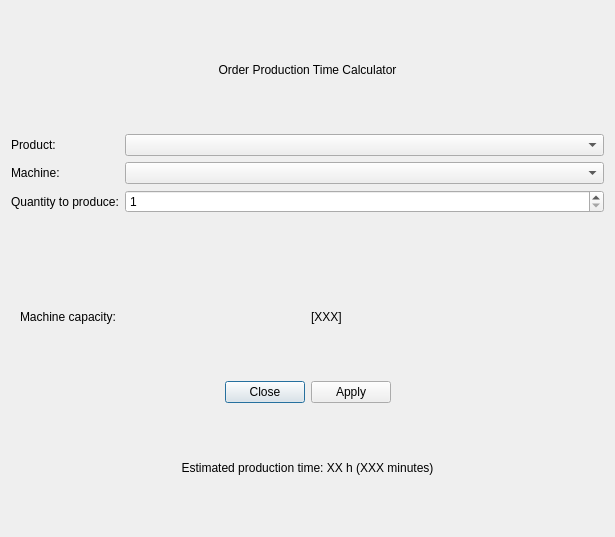
<?xml version="1.0" encoding="UTF-8"?>
<ui version="4.0">
 <class>OrderCalculator</class>
 <widget class="QDialog" name="OrderCalculator">
  <property name="geometry">
   <rect>
    <x>0</x>
    <y>0</y>
    <width>615</width>
    <height>537</height>
   </rect>
  </property>
  <property name="windowTitle">
   <string>Order Production Time Calculator</string>
  </property>
  <layout class="QVBoxLayout" name="verticalLayout">
   <item>
    <widget class="QLabel" name="lbl_name">
     <property name="text">
      <string>Order Production Time Calculator</string>
     </property>
     <property name="alignment">
      <set>Qt::AlignmentFlag::AlignCenter</set>
     </property>
    </widget>
   </item>
   <item>
    <layout class="QFormLayout" name="formLayout">
     <item row="0" column="0">
      <widget class="QLabel" name="label_2">
       <property name="text">
        <string>Product:</string>
       </property>
       <property name="class" stdset="0">
        <string>lbl_form</string>
       </property>
      </widget>
     </item>
     <item row="0" column="1">
      <widget class="QComboBox" name="comboBox"/>
     </item>
     <item row="1" column="0">
      <widget class="QLabel" name="label_3">
       <property name="text">
        <string>Machine:</string>
       </property>
       <property name="class" stdset="0">
        <string>lbl_form</string>
       </property>
      </widget>
     </item>
     <item row="1" column="1">
      <widget class="QComboBox" name="comboBox_2"/>
     </item>
     <item row="2" column="1">
      <widget class="QSpinBox" name="spinBox">
       <property name="minimum">
        <number>1</number>
       </property>
       <property name="maximum">
        <number>100</number>
       </property>
      </widget>
     </item>
     <item row="2" column="0">
      <widget class="QLabel" name="label_6">
       <property name="text">
        <string>Quantity to produce:</string>
       </property>
       <property name="class" stdset="0">
        <string>lbl_form</string>
       </property>
      </widget>
     </item>
    </layout>
   </item>
   <item>
    <widget class="QWidget" name="widget_efficiency" native="true">
     <layout class="QHBoxLayout" name="horizontalLayout">
      <item>
       <widget class="QLabel" name="lbl_machine_capacity">
        <property name="text">
         <string>Machine capacity:</string>
        </property>
        <property name="class" stdset="0">
         <string>lbl_form</string>
        </property>
       </widget>
      </item>
      <item>
       <widget class="QLabel" name="lbl_capacity">
        <property name="text">
         <string>[XXX]</string>
        </property>
        <property name="class" stdset="0">
         <string>lbl_value</string>
        </property>
       </widget>
      </item>
     </layout>
    </widget>
   </item>
   <item>
    <widget class="QDialogButtonBox" name="buttonBox">
     <property name="orientation">
      <enum>Qt::Orientation::Horizontal</enum>
     </property>
     <property name="standardButtons">
      <set>QDialogButtonBox::StandardButton::Apply|QDialogButtonBox::StandardButton::Close</set>
     </property>
     <property name="centerButtons">
      <bool>true</bool>
     </property>
    </widget>
   </item>
   <item>
    <widget class="QLabel" name="lblInfo">
     <property name="text">
      <string>Estimated production time: XX h (XXX minutes)</string>
     </property>
     <property name="alignment">
      <set>Qt::AlignmentFlag::AlignCenter</set>
     </property>
    </widget>
   </item>
  </layout>
 </widget>
 <resources/>
 <connections>
  <connection>
   <sender>buttonBox</sender>
   <signal>rejected()</signal>
   <receiver>OrderCalculator</receiver>
   <slot>reject()</slot>
   <hints>
    <hint type="sourcelabel">
     <x>316</x>
     <y>260</y>
    </hint>
    <hint type="destinationlabel">
     <x>286</x>
     <y>274</y>
    </hint>
   </hints>
  </connection>
  <connection>
   <sender>buttonBox</sender>
   <signal>customContextMenuRequested(QPoint)</signal>
   <receiver>OrderCalculator</receiver>
   <slot>accept()</slot>
   <hints>
    <hint type="sourcelabel">
     <x>200</x>
     <y>255</y>
    </hint>
    <hint type="destinationlabel">
     <x>241</x>
     <y>224</y>
    </hint>
   </hints>
  </connection>
 </connections>
</ui>
